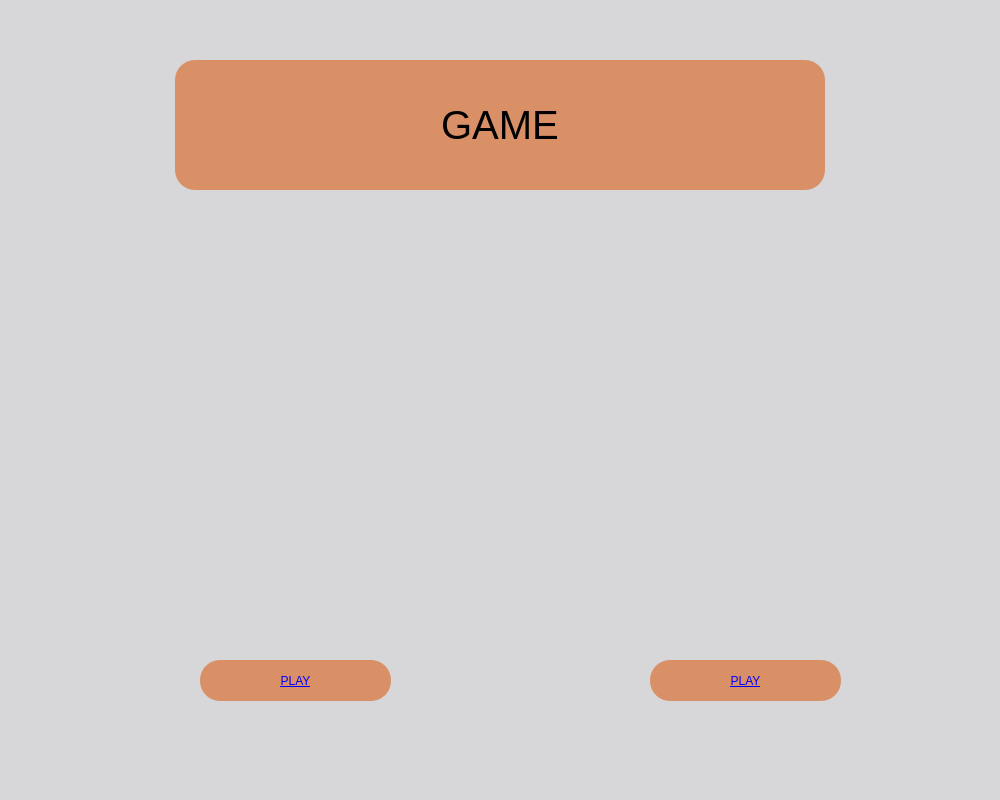
<?xml version="1.0" encoding="UTF-8"?>
<ui version="4.0">
 <class>MainWindow</class>
 <widget class="QMainWindow" name="MainWindow">
  <property name="geometry">
   <rect>
    <x>0</x>
    <y>0</y>
    <width>1000</width>
    <height>800</height>
   </rect>
  </property>
  <property name="font">
   <font>
    <pointsize>8</pointsize>
   </font>
  </property>
  <property name="windowTitle">
   <string>MainWindow</string>
  </property>
  <property name="styleSheet">
   <string notr="true">background-color: rgba(215, 215, 217, 1);</string>
  </property>
  <widget class="QWidget" name="centralwidget">
   <widget class="QLabel" name="label">
    <property name="geometry">
     <rect>
      <x>175</x>
      <y>60</y>
      <width>650</width>
      <height>130</height>
     </rect>
    </property>
    <property name="font">
     <font>
      <pointsize>30</pointsize>
     </font>
    </property>
    <property name="styleSheet">
     <string notr="true">background-color: rgba(217, 144, 102, 1);
border-radius: 20px;</string>
    </property>
    <property name="text">
     <string>GAME</string>
    </property>
    <property name="alignment">
     <set>Qt::AlignCenter</set>
    </property>
   </widget>
   <widget class="QLabel" name="next_toan_2">
    <property name="geometry">
     <rect>
      <x>550</x>
      <y>260</y>
      <width>371</width>
      <height>391</height>
     </rect>
    </property>
    <property name="text">
     <string/>
    </property>
    <property name="pixmap">
     <pixmap resource="images.qrc">:/image/image/toan.jfif</pixmap>
    </property>
    <property name="scaledContents">
     <bool>true</bool>
    </property>
   </widget>
   <widget class="QLabel" name="label_doanso">
    <property name="geometry">
     <rect>
      <x>120</x>
      <y>260</y>
      <width>371</width>
      <height>391</height>
     </rect>
    </property>
    <property name="text">
     <string/>
    </property>
    <property name="pixmap">
     <pixmap resource="images.qrc">:/image/image/doanso.jfif</pixmap>
    </property>
    <property name="scaledContents">
     <bool>true</bool>
    </property>
   </widget>
   <widget class="QPushButton" name="next_doanso">
    <property name="geometry">
     <rect>
      <x>200</x>
      <y>660</y>
      <width>191</width>
      <height>41</height>
     </rect>
    </property>
    <property name="font">
     <font>
      <underline>true</underline>
     </font>
    </property>
    <property name="styleSheet">
     <string notr="true">color: blue;
background-color: rgba(217, 144, 102, 1);
border-radius: 20px;</string>
    </property>
    <property name="text">
     <string>PLAY</string>
    </property>
   </widget>
   <widget class="QPushButton" name="next_toan">
    <property name="geometry">
     <rect>
      <x>650</x>
      <y>660</y>
      <width>191</width>
      <height>41</height>
     </rect>
    </property>
    <property name="font">
     <font>
      <underline>true</underline>
     </font>
    </property>
    <property name="styleSheet">
     <string notr="true">color: blue;
background-color: rgba(217, 144, 102, 1);
border-radius: 20px;</string>
    </property>
    <property name="text">
     <string>PLAY</string>
    </property>
   </widget>
  </widget>
  <widget class="QStatusBar" name="statusbar"/>
 </widget>
 <resources>
  <include location="images.qrc"/>
 </resources>
 <connections/>
</ui>
